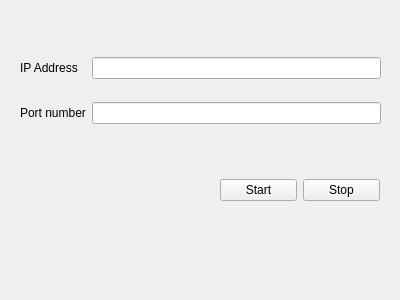
<?xml version="1.0" encoding="UTF-8"?>
<ui version="4.0">
 <class>ChatServer</class>
 <widget class="QWidget" name="ChatServer">
  <property name="geometry">
   <rect>
    <x>0</x>
    <y>0</y>
    <width>400</width>
    <height>300</height>
   </rect>
  </property>
  <property name="windowTitle">
   <string>Form</string>
  </property>
  <widget class="QWidget" name="gridLayoutWidget">
   <property name="geometry">
    <rect>
     <x>20</x>
     <y>40</y>
     <width>361</width>
     <height>101</height>
    </rect>
   </property>
   <layout class="QGridLayout" name="gridLayout">
    <item row="1" column="0">
     <widget class="QLabel" name="label_2">
      <property name="text">
       <string>Port number</string>
      </property>
     </widget>
    </item>
    <item row="0" column="0">
     <widget class="QLabel" name="label">
      <property name="text">
       <string>IP Address</string>
      </property>
     </widget>
    </item>
    <item row="0" column="1">
     <widget class="QLineEdit" name="lineEditIP"/>
    </item>
    <item row="1" column="1">
     <widget class="QLineEdit" name="lineEditPort"/>
    </item>
   </layout>
  </widget>
  <widget class="QWidget" name="horizontalLayoutWidget">
   <property name="geometry">
    <rect>
     <x>220</x>
     <y>150</y>
     <width>160</width>
     <height>80</height>
    </rect>
   </property>
   <layout class="QHBoxLayout" name="horizontalLayout">
    <item>
     <widget class="QPushButton" name="btnStart">
      <property name="text">
       <string>Start</string>
      </property>
     </widget>
    </item>
    <item>
     <widget class="QPushButton" name="btnStop">
      <property name="text">
       <string>Stop</string>
      </property>
     </widget>
    </item>
   </layout>
  </widget>
 </widget>
 <resources/>
 <connections/>
</ui>
